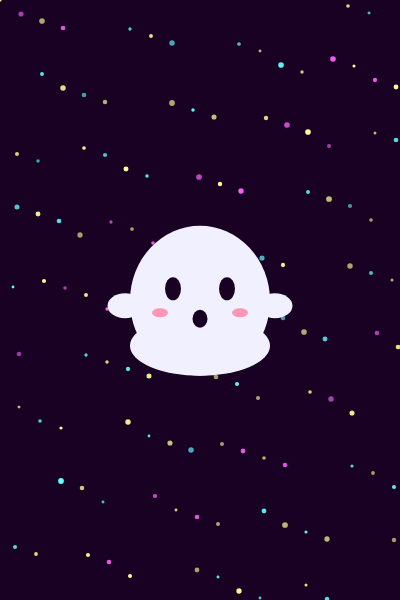
Frame 1 (no input)
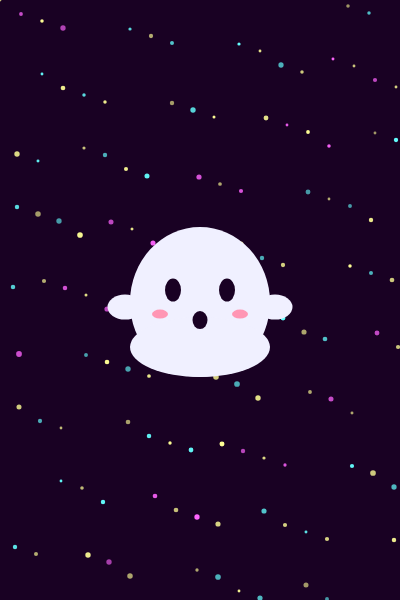
Frame 60 (no input)
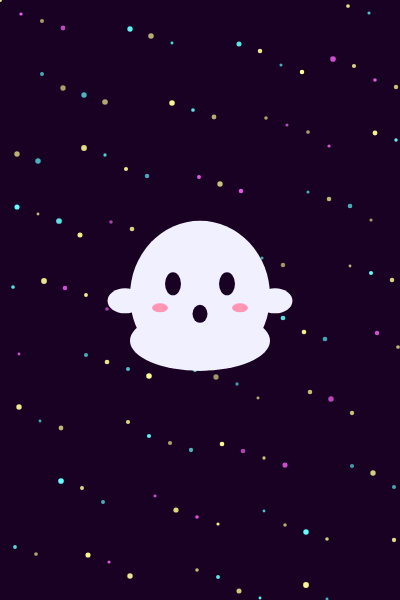
Frame 120 (the mouse pressed at the canvas centre since frame 60)

The p5.js sketch that drew these frames (run headless with seeded random() and noise() and a simulated clock; from frame 60 on, the mouse is pressed at the canvas centre):

// p5.js sketch
// ── sketch.js
let xMax = 400; 
let yMax = 600; 
 
let xFantasma = xMax/2; 
let yFantasma = yMax*0.5; 
 
function setup() { 
  createCanvas(xMax, yMax); 
  frameRate(30); 
} 
 
function draw() { 
  background("#190123"); 
 
  push(); 
  noStroke(); 
 
  for (let i=0; i < 120; i++){ 
    let starX = (i*37) % width + (i%3)*5; 
    let starY = ((i*73) % height) + (i%7); 
 
    let randomTransparency = random(150,255); 
    let randomSize = random(2.8, 5.8); 
 
    if(i%2==0) { 
      fill(255, 255, 150, randomTransparency); 
      ellipse(starX, starY, randomSize); 
    } else if(i%3==0) { 
      fill(255, 100, 255, randomTransparency); 
      ellipse(starX, starY, randomSize); 
    } else { 
      fill(100, 255, 255, randomTransparency); 
      ellipse(starX, starY, randomSize); 
    } 
  } 
 
  pop(); 
 
  yFantasma = yMax*0.5 + sin(frameCount*0.05)*15; 
 
  push(); 
  noStroke(); 
 
  fill(240, 240, 255); 
  ellipse(xFantasma-75, yFantasma+5, 35, 25); 
 
  ellipse(xFantasma+75, yFantasma+5, 35, 25); 
 
  fill(240, 240, 255); 
  ellipse(xFantasma, yFantasma, 140, 150); 
  ellipse(xFantasma, yFantasma+45, 140, 60); 
 
  fill("#190123"); 
  ellipse(xFantasma-27, yFantasma-12, 16, 23); 
  ellipse(xFantasma+27, yFantasma-12, 16, 23); 
 
  ellipse(xFantasma, yFantasma+18, 15, 18); 
 
  fill(255, 150, 180); 
  ellipse(xFantasma-40, yFantasma+12, 16, 9); 
  ellipse(xFantasma+40, yFantasma+12, 16, 9); 
 
  pop(); 
}
